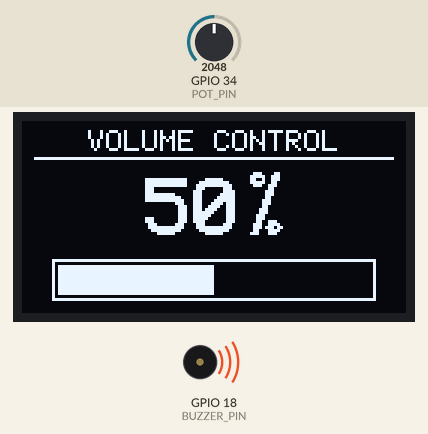
Recording of a sketch running on a simulated ESP32. On the bench: 128×64 one-colour display, buzzer (waves = sounding). The inputs (shaded band) are chosen by the test bench; at power-on: GPIO 34 (POT_PIN) = 2048.

Above: at 1.2 s.
1.3 s: GPIO 34 (POT_PIN) set to 45
At 2.0 s:
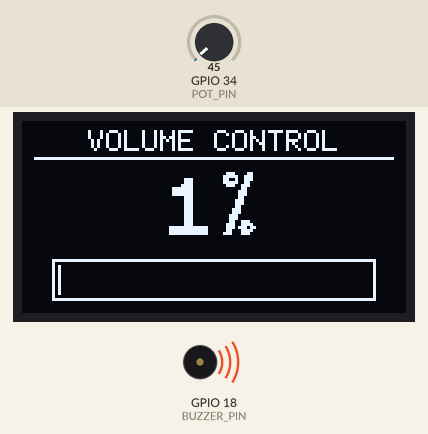
2.8 s: GPIO 34 (POT_PIN) set to 36
At 3.3 s:
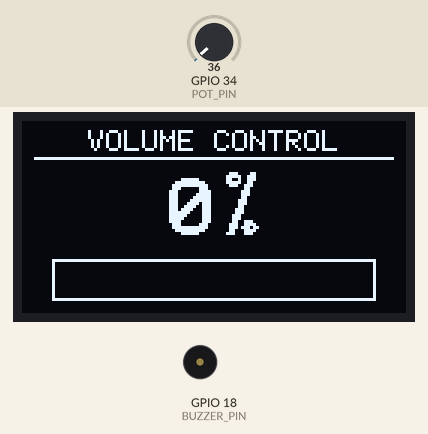
4.3 s: GPIO 34 (POT_PIN) set to 491
At 4.6 s:
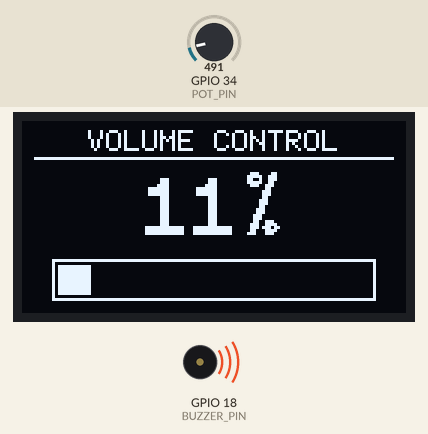
5.8 s: GPIO 34 (POT_PIN) set to 0
At 7.1 s:
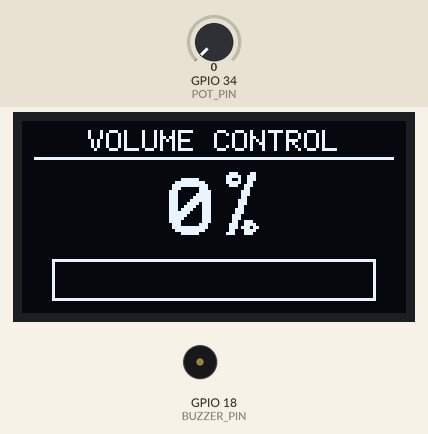
Timing chart, 0 to 8.3 s (numbered marks = the images above; inputs shaded):
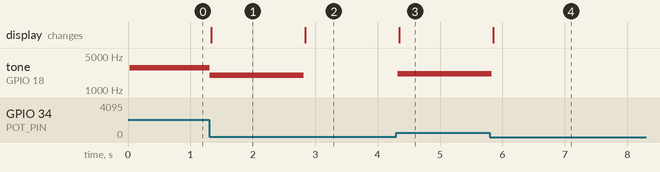

Measured:
- the behaviour switches between 41 and 40 on GPIO 34 (POT_PIN) (found by bisection; images 1 and 2)
- after the input at 1.3 s, tone on GPIO 18 (BUZZER_PIN): 2890 Hz → 2000 Hz at once; the display: changes at once (image 1)
- after the input at 2.8 s, tone on GPIO 18 (BUZZER_PIN): 2000 Hz → silent at once; the display: changes at once (image 2)
- after the input at 4.3 s, tone on GPIO 18 (BUZZER_PIN): silent → 2181 Hz at once; the display: changes after 0.05 s (image 3)
- after the input at 5.8 s, tone on GPIO 18 (BUZZER_PIN): 2181 Hz → silent at once; the display: changes after 0.05 s (image 4)

The sketch:

act04-volume-OLED-1_3.ino
```cpp
#include <Arduino.h>
#include <U8g2lib.h>
#include <Wire.h>

#define POT_PIN 34    // ESP32 Analog input pin
#define BUZZER_PIN 18 // ESP32 PWM pin for passive buzzer

U8G2_SH1106_128X64_NONAME_F_HW_I2C u8g2(U8G2_R0, U8X8_PIN_NONE);

void setup() {
  Serial.begin(115200);
  pinMode(BUZZER_PIN, OUTPUT);
  u8g2.begin();
}

void loop() {
  int rawAnalog = analogRead(POT_PIN);
  int volume = map(rawAnalog, 0, 4095, 0, 100);
  volume = constrain(volume, 0, 100);

  // High-resonance pitch feedback
  if (volume > 0) {
    int pitch = map(volume, 1, 100, 2000, 3800);
    tone(BUZZER_PIN, pitch);
  } else {
    noTone(BUZZER_PIN);
  }

  u8g2.clearBuffer();

  // HEADER SECTION
  u8g2.setFont(u8g2_font_6x10_tf);
  const char* headerText = "VOLUME CONTROL";
  int headerX = (128 - u8g2.getStrWidth(headerText)) / 2;
  u8g2.drawStr(headerX, 10, headerText);

  u8g2.drawLine(4, 12, 123, 12);

  // PERCENTAGE
  char volNumStr[10];
  snprintf(volNumStr, sizeof(volNumStr), "%d", volume);
  u8g2.setFont(u8g2_font_profont29_tf);
  int numWidth = u8g2.getStrWidth(volNumStr);

  u8g2.setFont(u8g2_font_logisoso20_tr);
  int percentWidth = u8g2.getStrWidth("%");

  int totalTextWidth = numWidth + 4 + percentWidth;
  int startX = (128 - totalTextWidth) / 2;

  // Draw Number
  u8g2.setFont(u8g2_font_profont29_tf);
  u8g2.drawStr(startX, 38, volNumStr);

  // Draw Large % Symbol
  u8g2.setFont(u8g2_font_logisoso20_tr);
  u8g2.drawStr(startX + numWidth + 4, 38, "%");

  // PROGRESS BAR
  int frameWidth = 108;
  int frameX = (128 - frameWidth) / 2;
  int barWidth = map(volume, 0, 100, 0, frameWidth - 4);

  u8g2.drawFrame(frameX, 46, frameWidth, 14);
  u8g2.drawBox(frameX + 2, 48, barWidth, 10);

  u8g2.sendBuffer();

  delay(30);
}
```
